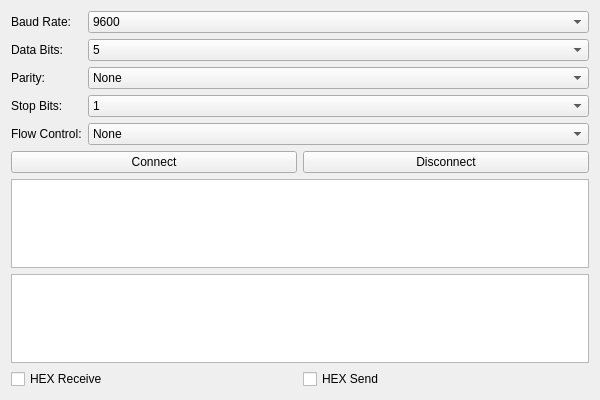
<?xml version="1.0" encoding="UTF-8"?>
<ui version="4.0">
 <class>SerialPortWidget</class>
 <widget class="QWidget" name="SerialPortWidget">
  <property name="geometry">
   <rect>
    <x>0</x>
    <y>0</y>
    <width>600</width>
    <height>400</height>
   </rect>
  </property>
  <layout class="QVBoxLayout" name="verticalLayout">
   <item>
    <layout class="QFormLayout" name="formLayout">
     <item row="0" column="0">
      <widget class="QLabel" name="labelBaudRate">
       <property name="text">
        <string>Baud Rate:</string>
       </property>
      </widget>
     </item>
     <item row="0" column="1">
      <widget class="QComboBox" name="baudRateComboBox">
       <item>
        <property name="text">
         <string>9600</string>
        </property>
       </item>
       <item>
        <property name="text">
         <string>19200</string>
        </property>
       </item>
       <item>
        <property name="text">
         <string>38400</string>
        </property>
       </item>
       <item>
        <property name="text">
         <string>57600</string>
        </property>
       </item>
       <item>
        <property name="text">
         <string>115200</string>
        </property>
       </item>
      </widget>
     </item>
     <item row="1" column="0">
      <widget class="QLabel" name="labelDataBits">
       <property name="text">
        <string>Data Bits:</string>
       </property>
      </widget>
     </item>
     <item row="1" column="1">
      <widget class="QComboBox" name="dataBitsComboBox">
       <item>
        <property name="text">
         <string>5</string>
        </property>
       </item>
       <item>
        <property name="text">
         <string>6</string>
        </property>
       </item>
       <item>
        <property name="text">
         <string>7</string>
        </property>
       </item>
       <item>
        <property name="text">
         <string>8</string>
        </property>
       </item>
      </widget>
     </item>
     <item row="2" column="0">
      <widget class="QLabel" name="labelParity">
       <property name="text">
        <string>Parity:</string>
       </property>
      </widget>
     </item>
     <item row="2" column="1">
      <widget class="QComboBox" name="parityComboBox">
       <item>
        <property name="text">
         <string>None</string>
        </property>
       </item>
       <item>
        <property name="text">
         <string>Even</string>
        </property>
       </item>
       <item>
        <property name="text">
         <string>Odd</string>
        </property>
       </item>
       <item>
        <property name="text">
         <string>Mark</string>
        </property>
       </item>
       <item>
        <property name="text">
         <string>Space</string>
        </property>
       </item>
      </widget>
     </item>
     <item row="3" column="0">
      <widget class="QLabel" name="labelStopBits">
       <property name="text">
        <string>Stop Bits:</string>
       </property>
      </widget>
     </item>
     <item row="3" column="1">
      <widget class="QComboBox" name="stopBitsComboBox">
       <item>
        <property name="text">
         <string>1</string>
        </property>
       </item>
       <item>
        <property name="text">
         <string>1.5</string>
        </property>
       </item>
       <item>
        <property name="text">
         <string>2</string>
        </property>
       </item>
      </widget>
     </item>
     <item row="4" column="0">
      <widget class="QLabel" name="labelFlowControl">
       <property name="text">
        <string>Flow Control:</string>
       </property>
      </widget>
     </item>
     <item row="4" column="1">
      <widget class="QComboBox" name="flowControlComboBox">
       <item>
        <property name="text">
         <string>None</string>
        </property>
       </item>
       <item>
        <property name="text">
         <string>Hardware</string>
        </property>
       </item>
       <item>
        <property name="text">
         <string>Software</string>
        </property>
       </item>
      </widget>
     </item>
    </layout>
   </item>
   <item>
    <layout class="QHBoxLayout" name="horizontalLayout">
     <item>
      <widget class="QPushButton" name="connectButton">
       <property name="text">
        <string>Connect</string>
       </property>
      </widget>
     </item>
     <item>
      <widget class="QPushButton" name="disconnectButton">
       <property name="text">
        <string>Disconnect</string>
       </property>
      </widget>
     </item>
    </layout>
   </item>
   <item>
    <widget class="QTextEdit" name="receiveTextEdit">
     <property name="readOnly">
      <bool>true</bool>
     </property>
    </widget>
   </item>
   <item>
    <widget class="QTextEdit" name="sendTextEdit"/>
   </item>
   <item>
    <layout class="QHBoxLayout" name="horizontalLayout_2">
     <item>
      <widget class="QCheckBox" name="hexReceiveCheckBox">
       <property name="text">
        <string>HEX Receive</string>
       </property>
      </widget>
     </item>
     <item>
      <widget class="QCheckBox" name="hexSendCheckBox">
       <property name="text">
        <string>HEX Send</string>
       </property>
      </widget>
     </item>
    </layout>
   </item>
  </layout>
 </widget>
 <resources/>
 <connections/>
</ui>
